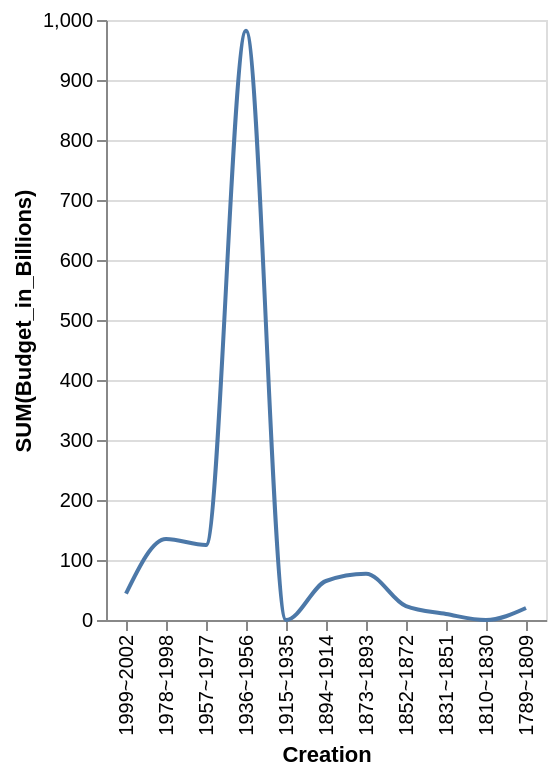

Write a Vega-Lite specification for this figure.
### Vega-Lite specification from a JSON file in a GitHub repository (floating-point values rounded to 4 significant figures)
{"data": {"values": [{"x_data": "1999~2002", "y_data": 44}, {"x_data": "1978~1998", "y_data": 135}, {"x_data": "1957~1977", "y_data": 125}, {"x_data": "1936~1956", "y_data": 982}, {"x_data": "1915~1935", "y_data": 0}, {"x_data": "1894~1914", "y_data": 65}, {"x_data": "1873~1893", "y_data": 77}, {"x_data": "1852~1872", "y_data": 23}, {"x_data": "1831~1851", "y_data": 10}, {"x_data": "1810~1830", "y_data": 0}, {"x_data": "1789~1809", "y_data": 20}]}, "mark": {"type": "line", "interpolate": "monotone"}, "encoding": {"x": {"field": "x_data", "type": "nominal", "title": "Creation", "sort": "descending"}, "y": {"field": "y_data", "type": "quantitative", "title": "SUM(Budget_in_Billions)"}}}
